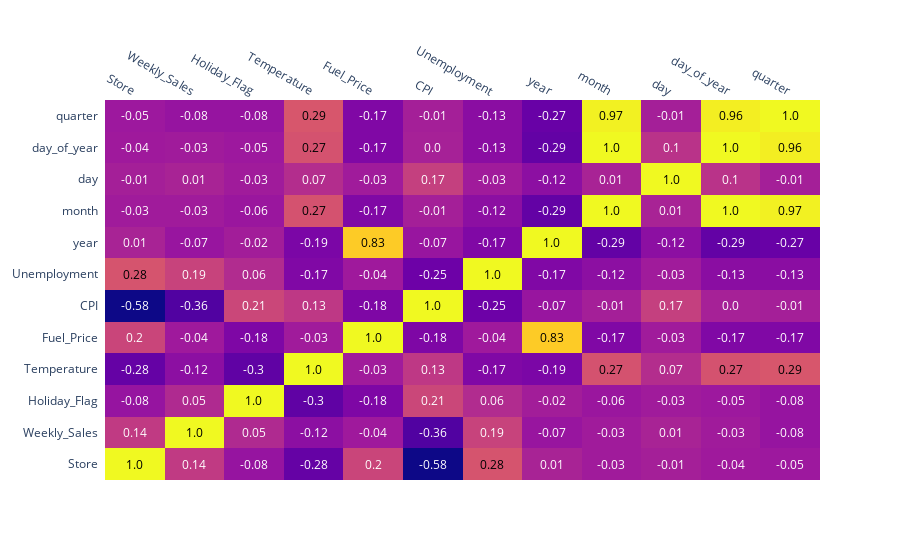

Notebook cell for this chart:
### Code cell
# Analyse correlation entre les variables
corr_matrix=dataset_walmart.corr().round(2)
fig = ff.create_annotated_heatmap(corr_matrix.values,
                                x=corr_matrix.columns.tolist(),
                                y=corr_matrix.index.tolist())
fig.show()

### Figure 1 — Plotly figure (JSON) as saved in the notebook; plotly's stock layout.template omitted (floating-point values rounded to 4 significant figures; data arrays with more than 128 entries replaced by an {"elided": "..."} marker saying what was removed)
{"data": [{"colorscale": [[0, "#0d0887"], [0.1111, "#46039f"], [0.2222, "#7201a8"], [0.3333, "#9c179e"], [0.4444, "#bd3786"], [0.5556, "#d8576b"], [0.6667, "#ed7953"], [0.7778, "#fb9f3a"], [0.8889, "#fdca26"], [1, "#f0f921"]], "reversescale": false, "showscale": false, "type": "heatmap", "x": ["Store", "Weekly_Sales", "Holiday_Flag", "Temperature", "Fuel_Price", "CPI", "Unemployment", "year", "month", "day", "day_of_year", "quarter"], "y": ["Store", "Weekly_Sales", "Holiday_Flag", "Temperature", "Fuel_Price", "CPI", "Unemployment", "year", "month", "day", "day_of_year", "quarter"], "z": {"elided": "12x12 float values"}}], "layout": {"annotations": [{"font": {"color": "#000000"}, "showarrow": false, "text": "1.0", "x": "Store", "xref": "x", "y": "Store", "yref": "y"}, {"font": {"color": "#FFFFFF"}, "showarrow": false, "text": "0.14", "x": "Weekly_Sales", "xref": "x", "y": "Store", "yref": "y"}, {"font": {"color": "#FFFFFF"}, "showarrow": false, "text": "-0.08", "x": "Holiday_Flag", "xref": "x", "y": "Store", "yref": "y"}, {"font": {"color": "#FFFFFF"}, "showarrow": false, "text": "-0.28", "x": "Temperature", "xref": "x", "y": "Store", "yref": "y"}, {"font": {"color": "#FFFFFF"}, "showarrow": false, "text": "0.2", "x": "Fuel_Price", "xref": "x", "y": "Store", "yref": "y"}, {"font": {"color": "#FFFFFF"}, "showarrow": false, "text": "-0.58", "x": "CPI", "xref": "x", "y": "Store", "yref": "y"}, {"font": {"color": "#000000"}, "showarrow": false, "text": "0.28", "x": "Unemployment", "xref": "x", "y": "Store", "yref": "y"}, {"font": {"color": "#FFFFFF"}, "showarrow": false, "text": "0.01", "x": "year", "xref": "x", "y": "Store", "yref": "y"}, {"font": {"color": "#FFFFFF"}, "showarrow": false, "text": "-0.03", "x": "month", "xref": "x", "y": "Store", "yref": "y"}, {"font": {"color": "#FFFFFF"}, "showarrow": false, "text": "-0.01", "x": "day", "xref": "x", "y": "Store", "yref": "y"}, {"font": {"color": "#FFFFFF"}, "showarrow": false, "text": "-0.04", "x": "day_of_year", "xref": "x", "y": "Store", "yref": "y"}, {"font": {"color": "#FFFFFF"}, "showarrow": false, "text": "-0.05", "x": "quarter", "xref": "x", "y": "Store", "yref": "y"}, {"font": {"color": "#FFFFFF"}, "showarrow": false, "text": "0.14", "x": "Store", "xref": "x", "y": "Weekly_Sales", "yref": "y"}, {"font": {"color": "#000000"}, "showarrow": false, "text": "1.0", "x": "Weekly_Sales", "xref": "x", "y": "Weekly_Sales", "yref": "y"}, {"font": {"color": "#FFFFFF"}, "showarrow": false, "text": "0.05", "x": "Holiday_Flag", "xref": "x", "y": "Weekly_Sales", "yref": "y"}, {"font": {"color": "#FFFFFF"}, "showarrow": false, "text": "-0.12", "x": "Temperature", "xref": "x", "y": "Weekly_Sales", "yref": "y"}, {"font": {"color": "#FFFFFF"}, "showarrow": false, "text": "-0.04", "x": "Fuel_Price", "xref": "x", "y": "Weekly_Sales", "yref": "y"}, {"font": {"color": "#FFFFFF"}, "showarrow": false, "text": "-0.36", "x": "CPI", "xref": "x", "y": "Weekly_Sales", "yref": "y"}, {"font": {"color": "#FFFFFF"}, "showarrow": false, "text": "0.19", "x": "Unemployment", "xref": "x", "y": "Weekly_Sales", "yref": "y"}, {"font": {"color": "#FFFFFF"}, "showarrow": false, "text": "-0.07", "x": "year", "xref": "x", "y": "Weekly_Sales", "yref": "y"}, {"font": {"color": "#FFFFFF"}, "showarrow": false, "text": "-0.03", "x": "month", "xref": "x", "y": "Weekly_Sales", "yref": "y"}, {"font": {"color": "#FFFFFF"}, "showarrow": false, "text": "0.01", "x": "day", "xref": "x", "y": "Weekly_Sales", "yref": "y"}, {"font": {"color": "#FFFFFF"}, "showarrow": false, "text": "-0.03", "x": "day_of_year", "xref": "x", "y": "Weekly_Sales", "yref": "y"}, {"font": {"color": "#FFFFFF"}, "showarrow": false, "text": "-0.08", "x": "quarter", "xref": "x", "y": "Weekly_Sales", "yref": "y"}, {"font": {"color": "#FFFFFF"}, "showarrow": false, "text": "-0.08", "x": "Store", "xref": "x", "y": "Holiday_Flag", "yref": "y"}, {"font": {"color": "#FFFFFF"}, "showarrow": false, "text": "0.05", "x": "Weekly_Sales", "xref": "x", "y": "Holiday_Flag", "yref": "y"}, {"font": {"color": "#000000"}, "showarrow": false, "text": "1.0", "x": "Holiday_Flag", "xref": "x", "y": "Holiday_Flag", "yref": "y"}, {"font": {"color": "#FFFFFF"}, "showarrow": false, "text": "-0.3", "x": "Temperature", "xref": "x", "y": "Holiday_Flag", "yref": "y"}, {"font": {"color": "#FFFFFF"}, "showarrow": false, "text": "-0.18", "x": "Fuel_Price", "xref": "x", "y": "Holiday_Flag", "yref": "y"}, {"font": {"color": "#FFFFFF"}, "showarrow": false, "text": "0.21", "x": "CPI", "xref": "x", "y": "Holiday_Flag", "yref": "y"}, {"font": {"color": "#FFFFFF"}, "showarrow": false, "text": "0.06", "x": "Unemployment", "xref": "x", "y": "Holiday_Flag", "yref": "y"}, {"font": {"color": "#FFFFFF"}, "showarrow": false, "text": "-0.02", "x": "year", "xref": "x", "y": "Holiday_Flag", "yref": "y"}, {"font": {"color": "#FFFFFF"}, "showarrow": false, "text": "-0.06", "x": "month", "xref": "x", "y": "Holiday_Flag", "yref": "y"}, {"font": {"color": "#FFFFFF"}, "showarrow": false, "text": "-0.03", "x": "day", "xref": "x", "y": "Holiday_Flag", "yref": "y"}, {"font": {"color": "#FFFFFF"}, "showarrow": false, "text": "-0.05", "x": "day_of_year", "xref": "x", "y": "Holiday_Flag", "yref": "y"}, {"font": {"color": "#FFFFFF"}, "showarrow": false, "text": "-0.08", "x": "quarter", "xref": "x", "y": "Holiday_Flag", "yref": "y"}, {"font": {"color": "#FFFFFF"}, "showarrow": false, "text": "-0.28", "x": "Store", "xref": "x", "y": "Temperature", "yref": "y"}, {"font": {"color": "#FFFFFF"}, "showarrow": false, "text": "-0.12", "x": "Weekly_Sales", "xref": "x", "y": "Temperature", "yref": "y"}, {"font": {"color": "#FFFFFF"}, "showarrow": false, "text": "-0.3", "x": "Holiday_Flag", "xref": "x", "y": "Temperature", "yref": "y"}, {"font": {"color": "#000000"}, "showarrow": false, "text": "1.0", "x": "Temperature", "xref": "x", "y": "Temperature", "yref": "y"}, {"font": {"color": "#FFFFFF"}, "showarrow": false, "text": "-0.03", "x": "Fuel_Price", "xref": "x", "y": "Temperature", "yref": "y"}, {"font": {"color": "#FFFFFF"}, "showarrow": false, "text": "0.13", "x": "CPI", "xref": "x", "y": "Temperature", "yref": "y"}, {"font": {"color": "#FFFFFF"}, "showarrow": false, "text": "-0.17", "x": "Unemployment", "xref": "x", "y": "Temperature", "yref": "y"}, {"font": {"color": "#FFFFFF"}, "showarrow": false, "text": "-0.19", "x": "year", "xref": "x", "y": "Temperature", "yref": "y"}, {"font": {"color": "#000000"}, "showarrow": false, "text": "0.27", "x": "month", "xref": "x", "y": "Temperature", "yref": "y"}, {"font": {"color": "#FFFFFF"}, "showarrow": false, "text": "0.07", "x": "day", "xref": "x", "y": "Temperature", "yref": "y"}, {"font": {"color": "#000000"}, "showarrow": false, "text": "0.27", "x": "day_of_year", "xref": "x", "y": "Temperature", "yref": "y"}, {"font": {"color": "#000000"}, "showarrow": false, "text": "0.29", "x": "quarter", "xref": "x", "y": "Temperature", "yref": "y"}, {"font": {"color": "#FFFFFF"}, "showarrow": false, "text": "0.2", "x": "Store", "xref": "x", "y": "Fuel_Price", "yref": "y"}, {"font": {"color": "#FFFFFF"}, "showarrow": false, "text": "-0.04", "x": "Weekly_Sales", "xref": "x", "y": "Fuel_Price", "yref": "y"}, {"font": {"color": "#FFFFFF"}, "showarrow": false, "text": "-0.18", "x": "Holiday_Flag", "xref": "x", "y": "Fuel_Price", "yref": "y"}, {"font": {"color": "#FFFFFF"}, "showarrow": false, "text": "-0.03", "x": "Temperature", "xref": "x", "y": "Fuel_Price", "yref": "y"}, {"font": {"color": "#000000"}, "showarrow": false, "text": "1.0", "x": "Fuel_Price", "xref": "x", "y": "Fuel_Price", "yref": "y"}, {"font": {"color": "#FFFFFF"}, "showarrow": false, "text": "-0.18", "x": "CPI", "xref": "x", "y": "Fuel_Price", "yref": "y"}, {"font": {"color": "#FFFFFF"}, "showarrow": false, "text": "-0.04", "x": "Unemployment", "xref": "x", "y": "Fuel_Price", "yref": "y"}, {"font": {"color": "#000000"}, "showarrow": false, "text": "0.83", "x": "year", "xref": "x", "y": "Fuel_Price", "yref": "y"}, {"font": {"color": "#FFFFFF"}, "showarrow": false, "text": "-0.17", "x": "month", "xref": "x", "y": "Fuel_Price", "yref": "y"}, {"font": {"color": "#FFFFFF"}, "showarrow": false, "text": "-0.03", "x": "day", "xref": "x", "y": "Fuel_Price", "yref": "y"}, {"font": {"color": "#FFFFFF"}, "showarrow": false, "text": "-0.17", "x": "day_of_year", "xref": "x", "y": "Fuel_Price", "yref": "y"}, {"font": {"color": "#FFFFFF"}, "showarrow": false, "text": "-0.17", "x": "quarter", "xref": "x", "y": "Fuel_Price", "yref": "y"}, {"font": {"color": "#FFFFFF"}, "showarrow": false, "text": "-0.58", "x": "Store", "xref": "x", "y": "CPI", "yref": "y"}, {"font": {"color": "#FFFFFF"}, "showarrow": false, "text": "-0.36", "x": "Weekly_Sales", "xref": "x", "y": "CPI", "yref": "y"}, {"font": {"color": "#FFFFFF"}, "showarrow": false, "text": "0.21", "x": "Holiday_Flag", "xref": "x", "y": "CPI", "yref": "y"}, {"font": {"color": "#FFFFFF"}, "showarrow": false, "text": "0.13", "x": "Temperature", "xref": "x", "y": "CPI", "yref": "y"}, {"font": {"color": "#FFFFFF"}, "showarrow": false, "text": "-0.18", "x": "Fuel_Price", "xref": "x", "y": "CPI", "yref": "y"}, {"font": {"color": "#000000"}, "showarrow": false, "text": "1.0", "x": "CPI", "xref": "x", "y": "CPI", "yref": "y"}, {"font": {"color": "#FFFFFF"}, "showarrow": false, "text": "-0.25", "x": "Unemployment", "xref": "x", "y": "CPI", "yref": "y"}, {"font": {"color": "#FFFFFF"}, "showarrow": false, "text": "-0.07", "x": "year", "xref": "x", "y": "CPI", "yref": "y"}, {"font": {"color": "#FFFFFF"}, "showarrow": false, "text": "-0.01", "x": "month", "xref": "x", "y": "CPI", "yref": "y"}, {"font": {"color": "#FFFFFF"}, "showarrow": false, "text": "0.17", "x": "day", "xref": "x", "y": "CPI", "yref": "y"}, {"font": {"color": "#FFFFFF"}, "showarrow": false, "text": "0.0", "x": "day_of_year", "xref": "x", "y": "CPI", "yref": "y"}, {"font": {"color": "#FFFFFF"}, "showarrow": false, "text": "-0.01", "x": "quarter", "xref": "x", "y": "CPI", "yref": "y"}, {"font": {"color": "#000000"}, "showarrow": false, "text": "0.28", "x": "Store", "xref": "x", "y": "Unemployment", "yref": "y"}, {"font": {"color": "#FFFFFF"}, "showarrow": false, "text": "0.19", "x": "Weekly_Sales", "xref": "x", "y": "Unemployment", "yref": "y"}, {"font": {"color": "#FFFFFF"}, "showarrow": false, "text": "0.06", "x": "Holiday_Flag", "xref": "x", "y": "Unemployment", "yref": "y"}, {"font": {"color": "#FFFFFF"}, "showarrow": false, "text": "-0.17", "x": "Temperature", "xref": "x", "y": "Unemployment", "yref": "y"}, {"font": {"color": "#FFFFFF"}, "showarrow": false, "text": "-0.04", "x": "Fuel_Price", "xref": "x", "y": "Unemployment", "yref": "y"}, {"font": {"color": "#FFFFFF"}, "showarrow": false, "text": "-0.25", "x": "CPI", "xref": "x", "y": "Unemployment", "yref": "y"}, {"font": {"color": "#000000"}, "showarrow": false, "text": "1.0", "x": "Unemployment", "xref": "x", "y": "Unemployment", "yref": "y"}, {"font": {"color": "#FFFFFF"}, "showarrow": false, "text": "-0.17", "x": "year", "xref": "x", "y": "Unemployment", "yref": "y"}, {"font": {"color": "#FFFFFF"}, "showarrow": false, "text": "-0.12", "x": "month", "xref": "x", "y": "Unemployment", "yref": "y"}, {"font": {"color": "#FFFFFF"}, "showarrow": false, "text": "-0.03", "x": "day", "xref": "x", "y": "Unemployment", "yref": "y"}, {"font": {"color": "#FFFFFF"}, "showarrow": false, "text": "-0.13", "x": "day_of_year", "xref": "x", "y": "Unemployment", "yref": "y"}, {"font": {"color": "#FFFFFF"}, "showarrow": false, "text": "-0.13", "x": "quarter", "xref": "x", "y": "Unemployment", "yref": "y"}, {"font": {"color": "#FFFFFF"}, "showarrow": false, "text": "0.01", "x": "Store", "xref": "x", "y": "year", "yref": "y"}, {"font": {"color": "#FFFFFF"}, "showarrow": false, "text": "-0.07", "x": "Weekly_Sales", "xref": "x", "y": "year", "yref": "y"}, {"font": {"color": "#FFFFFF"}, "showarrow": false, "text": "-0.02", "x": "Holiday_Flag", "xref": "x", "y": "year", "yref": "y"}, {"font": {"color": "#FFFFFF"}, "showarrow": false, "text": "-0.19", "x": "Temperature", "xref": "x", "y": "year", "yref": "y"}, {"font": {"color": "#000000"}, "showarrow": false, "text": "0.83", "x": "Fuel_Price", "xref": "x", "y": "year", "yref": "y"}, {"font": {"color": "#FFFFFF"}, "showarrow": false, "text": "-0.07", "x": "CPI", "xref": "x", "y": "year", "yref": "y"}, {"font": {"color": "#FFFFFF"}, "showarrow": false, "text": "-0.17", "x": "Unemployment", "xref": "x", "y": "year", "yref": "y"}, {"font": {"color": "#000000"}, "showarrow": false, "text": "1.0", "x": "year", "xref": "x", "y": "year", "yref": "y"}, {"font": {"color": "#FFFFFF"}, "showarrow": false, "text": "-0.29", "x": "month", "xref": "x", "y": "year", "yref": "y"}, {"font": {"color": "#FFFFFF"}, "showarrow": false, "text": "-0.12", "x": "day", "xref": "x", "y": "year", "yref": "y"}, {"font": {"color": "#FFFFFF"}, "showarrow": false, "text": "-0.29", "x": "day_of_year", "xref": "x", "y": "year", "yref": "y"}, {"font": {"color": "#FFFFFF"}, "showarrow": false, "text": "-0.27", "x": "quarter", "xref": "x", "y": "year", "yref": "y"}, {"font": {"color": "#FFFFFF"}, "showarrow": false, "text": "-0.03", "x": "Store", "xref": "x", "y": "month", "yref": "y"}, {"font": {"color": "#FFFFFF"}, "showarrow": false, "text": "-0.03", "x": "Weekly_Sales", "xref": "x", "y": "month", "yref": "y"}, {"font": {"color": "#FFFFFF"}, "showarrow": false, "text": "-0.06", "x": "Holiday_Flag", "xref": "x", "y": "month", "yref": "y"}, {"font": {"color": "#000000"}, "showarrow": false, "text": "0.27", "x": "Temperature", "xref": "x", "y": "month", "yref": "y"}, {"font": {"color": "#FFFFFF"}, "showarrow": false, "text": "-0.17", "x": "Fuel_Price", "xref": "x", "y": "month", "yref": "y"}, {"font": {"color": "#FFFFFF"}, "showarrow": false, "text": "-0.01", "x": "CPI", "xref": "x", "y": "month", "yref": "y"}, {"font": {"color": "#FFFFFF"}, "showarrow": false, "text": "-0.12", "x": "Unemployment", "xref": "x", "y": "month", "yref": "y"}, {"font": {"color": "#FFFFFF"}, "showarrow": false, "text": "-0.29", "x": "year", "xref": "x", "y": "month", "yref": "y"}, {"font": {"color": "#000000"}, "showarrow": false, "text": "1.0", "x": "month", "xref": "x", "y": "month", "yref": "y"}, {"font": {"color": "#FFFFFF"}, "showarrow": false, "text": "0.01", "x": "day", "xref": "x", "y": "month", "yref": "y"}, {"font": {"color": "#000000"}, "showarrow": false, "text": "1.0", "x": "day_of_year", "xref": "x", "y": "month", "yref": "y"}, {"font": {"color": "#000000"}, "showarrow": false, "text": "0.97", "x": "quarter", "xref": "x", "y": "month", "yref": "y"}, {"font": {"color": "#FFFFFF"}, "showarrow": false, "text": "-0.01", "x": "Store", "xref": "x", "y": "day", "yref": "y"}, {"font": {"color": "#FFFFFF"}, "showarrow": false, "text": "0.01", "x": "Weekly_Sales", "xref": "x", "y": "day", "yref": "y"}, {"font": {"color": "#FFFFFF"}, "showarrow": false, "text": "-0.03", "x": "Holiday_Flag", "xref": "x", "y": "day", "yref": "y"}, {"font": {"color": "#FFFFFF"}, "showarrow": false, "text": "0.07", "x": "Temperature", "xref": "x", "y": "day", "yref": "y"}, {"font": {"color": "#FFFFFF"}, "showarrow": false, "text": "-0.03", "x": "Fuel_Price", "xref": "x", "y": "day", "yref": "y"}, {"font": {"color": "#FFFFFF"}, "showarrow": false, "text": "0.17", "x": "CPI", "xref": "x", "y": "day", "yref": "y"}, {"font": {"color": "#FFFFFF"}, "showarrow": false, "text": "-0.03", "x": "Unemployment", "xref": "x", "y": "day", "yref": "y"}, {"font": {"color": "#FFFFFF"}, "showarrow": false, "text": "-0.12", "x": "year", "xref": "x", "y": "day", "yref": "y"}, {"font": {"color": "#FFFFFF"}, "showarrow": false, "text": "0.01", "x": "month", "xref": "x", "y": "day", "yref": "y"}, {"font": {"color": "#000000"}, "showarrow": false, "text": "1.0", "x": "day", "xref": "x", "y": "day", "yref": "y"}, {"font": {"color": "#FFFFFF"}, "showarrow": false, "text": "0.1", "x": "day_of_year", "xref": "x", "y": "day", "yref": "y"}, {"font": {"color": "#FFFFFF"}, "showarrow": false, "text": "-0.01", "x": "quarter", "xref": "x", "y": "day", "yref": "y"}, {"font": {"color": "#FFFFFF"}, "showarrow": false, "text": "-0.04", "x": "Store", "xref": "x", "y": "day_of_year", "yref": "y"}, {"font": {"color": "#FFFFFF"}, "showarrow": false, "text": "-0.03", "x": "Weekly_Sales", "xref": "x", "y": "day_of_year", "yref": "y"}, {"font": {"color": "#FFFFFF"}, "showarrow": false, "text": "-0.05", "x": "Holiday_Flag", "xref": "x", "y": "day_of_year", "yref": "y"}, {"font": {"color": "#000000"}, "showarrow": false, "text": "0.27", "x": "Temperature", "xref": "x", "y": "day_of_year", "yref": "y"}, {"font": {"color": "#FFFFFF"}, "showarrow": false, "text": "-0.17", "x": "Fuel_Price", "xref": "x", "y": "day_of_year", "yref": "y"}, {"font": {"color": "#FFFFFF"}, "showarrow": false, "text": "0.0", "x": "CPI", "xref": "x", "y": "day_of_year", "yref": "y"}, {"font": {"color": "#FFFFFF"}, "showarrow": false, "text": "-0.13", "x": "Unemployment", "xref": "x", "y": "day_of_year", "yref": "y"}, {"font": {"color": "#FFFFFF"}, "showarrow": false, "text": "-0.29", "x": "year", "xref": "x", "y": "day_of_year", "yref": "y"}, {"font": {"color": "#000000"}, "showarrow": false, "text": "1.0", "x": "month", "xref": "x", "y": "day_of_year", "yref": "y"}, {"font": {"color": "#FFFFFF"}, "showarrow": false, "text": "0.1", "x": "day", "xref": "x", "y": "day_of_year", "yref": "y"}, {"font": {"color": "#000000"}, "showarrow": false, "text": "1.0", "x": "day_of_year", "xref": "x", "y": "day_of_year", "yref": "y"}, {"font": {"color": "#000000"}, "showarrow": false, "text": "0.96", "x": "quarter", "xref": "x", "y": "day_of_year", "yref": "y"}, {"font": {"color": "#FFFFFF"}, "showarrow": false, "text": "-0.05", "x": "Store", "xref": "x", "y": "quarter", "yref": "y"}, {"font": {"color": "#FFFFFF"}, "showarrow": false, "text": "-0.08", "x": "Weekly_Sales", "xref": "x", "y": "quarter", "yref": "y"}, {"font": {"color": "#FFFFFF"}, "showarrow": false, "text": "-0.08", "x": "Holiday_Flag", "xref": "x", "y": "quarter", "yref": "y"}, {"font": {"color": "#000000"}, "showarrow": false, "text": "0.29", "x": "Temperature", "xref": "x", "y": "quarter", "yref": "y"}, {"font": {"color": "#FFFFFF"}, "showarrow": false, "text": "-0.17", "x": "Fuel_Price", "xref": "x", "y": "quarter", "yref": "y"}, {"font": {"color": "#FFFFFF"}, "showarrow": false, "text": "-0.01", "x": "CPI", "xref": "x", "y": "quarter", "yref": "y"}, {"font": {"color": "#FFFFFF"}, "showarrow": false, "text": "-0.13", "x": "Unemployment", "xref": "x", "y": "quarter", "yref": "y"}, {"font": {"color": "#FFFFFF"}, "showarrow": false, "text": "-0.27", "x": "year", "xref": "x", "y": "quarter", "yref": "y"}, {"font": {"color": "#000000"}, "showarrow": false, "text": "0.97", "x": "month", "xref": "x", "y": "quarter", "yref": "y"}, {"font": {"color": "#FFFFFF"}, "showarrow": false, "text": "-0.01", "x": "day", "xref": "x", "y": "quarter", "yref": "y"}, {"font": {"color": "#000000"}, "showarrow": false, "text": "0.96", "x": "day_of_year", "xref": "x", "y": "quarter", "yref": "y"}, {"font": {"color": "#000000"}, "showarrow": false, "text": "1.0", "x": "quarter", "xref": "x", "y": "quarter", "yref": "y"}], "xaxis": {"dtick": 1, "gridcolor": "rgb(0, 0, 0)", "side": "top", "ticks": ""}, "yaxis": {"dtick": 1, "ticks": "", "ticksuffix": "  "}}}
